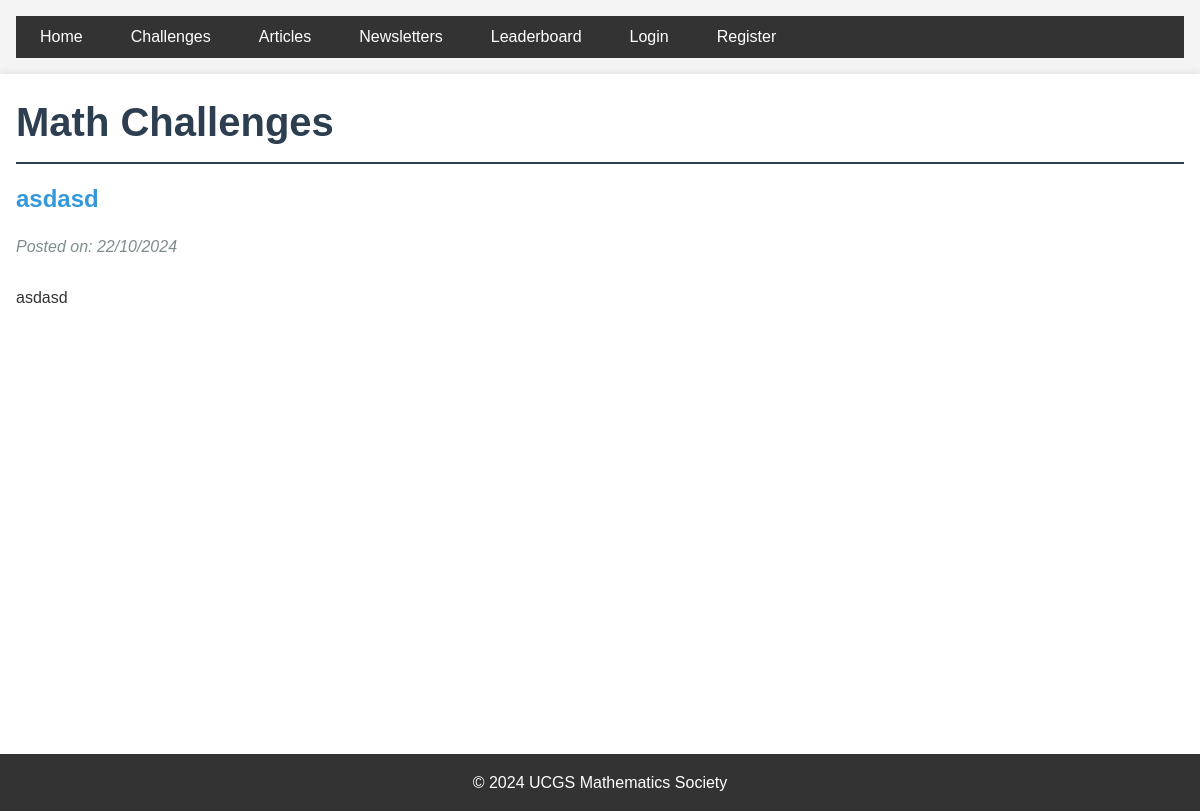
/challenges, run on the app's committed database.
### app/models.py (models this page shows)
class Challenge(db.Model):
    id = db.Column(db.Integer, primary_key=True, autoincrement=True)
    title = db.Column(db.String(100), nullable=False)
    content = db.Column(db.Text, nullable=False)
    date_posted = db.Column(db.DateTime, nullable=False, default=datetime.utcnow)
    file_url = db.Column(db.String(100))
    key_stage = db.Column(db.String(3), nullable=False)  # 'ks3', 'ks4', or 'ks5'
    correct_answer = db.Column(db.String(100), nullable=False)
    submissions = db.relationship('AnswerSubmission', backref='challenge', lazy=True)

### app/main/routes.py (the view)
@bp.route('/challenges')
def challenges():
    challenges = Challenge.query.order_by(Challenge.date_posted.desc()).all()
    return render_template('main/challenges.html', title='Challenges', challenges=challenges)

### app/templates/main/challenges.html (shortened to what this page needs)
{% extends "base.html" %}
{% block content %}
    <link rel="stylesheet" href="https://cdnjs.cloudflare.com/ajax/libs/mathquill/0.10.1/mathquill.min.css">
    <h1>Math Challenges</h1>
    {% for challenge in challenges %}
        <article>
            <h2><a href="{{ url_for('main.challenge', challenge_id=challenge.id) }}">{{ challenge.title }}</a></h2>
            <p class="meta">Posted on: {{ challenge.date_posted.strftime('%d/%m/%Y') }}</p>
            <div class="challenge-content"> {{challenge.content | safe | truncate(200)}}</div>
        </article>
    {% endfor %}
{% endblock %}

### app/static/css/main.css (style rules this page uses)
* { margin: 0; padding: 0; box-sizing: border-box; }
body { font-family: Arial, sans-serif; line-height: 1.6; color: #333; background-color: #f4f4f4; }
h1, h2, h3 { margin-bottom: 1rem; color: #2c3e50; }
h1 { font-size: 2.5rem; border-bottom: 2px solid #2c3e50; padding-bottom: 0.5rem; }
a { color: #3498db; text-decoration: none; }
.challenge-content { white-space: pre-wrap; word-wrap: break-word; overflow-wrap: break-word; }
.meta { color: #7f8c8d; font-style: italic; }

### data on the page
Challenge: title "asdasd", date_posted "22/10/2024", content "asdasd"
